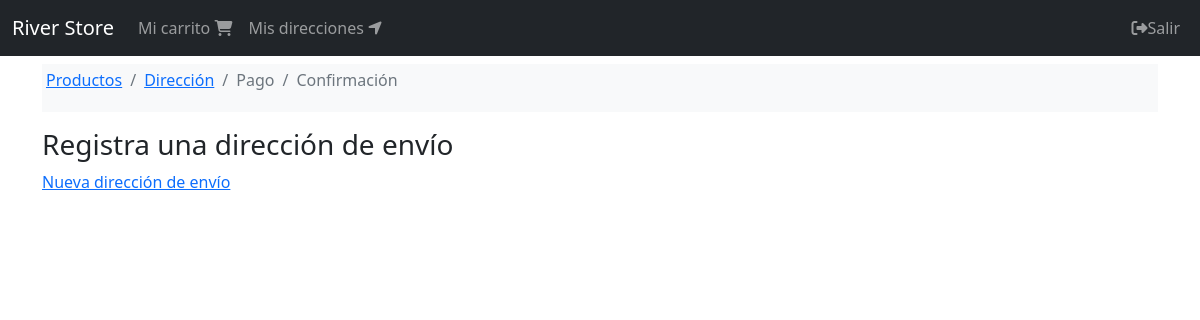
The page /orden/direccion (signed in) on the database as committed earlier.
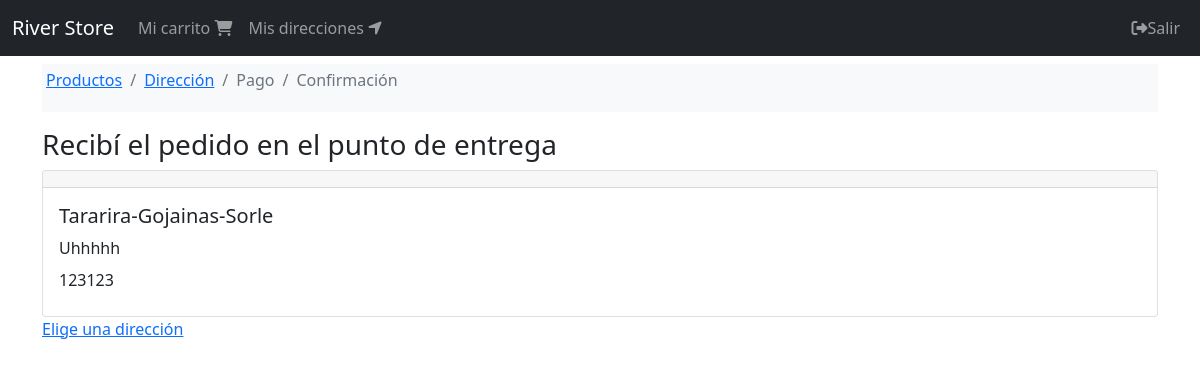
The same page on the database as committed later.
### shipping_addresses/models.py (models this page shows, shortened)
class ShippingAddress(models.Model):
    user = models.ForeignKey(User, null=False, blank=False, on_delete=models.CASCADE)
    line1 = models.CharField(max_length=200)
    line2 = models.CharField(max_length=200, blank=True)
    city=models.CharField(max_length=100)
    state=models.CharField(max_length=100)
    country=models.CharField(max_length=50)
    reference=models.CharField(max_length=300)
    postal_code=models.CharField(max_length=10, null=False, blank=False)
    default=models.BooleanField(default=False)
    created_at=models.DateTimeField(auto_now_add=True)
    @property
    def address(self):
        return f'{self.city}-{self.state}-{self.country}'

### orders/views.py (the view)
# urls.py: path('direccion', views.address, name='address'),
@login_required(login_url='login')
def address(request):
    cart = get_or_create_cart(request)
    order = get_or_create_order(cart, request)
    shipping_address = order.get_or_set_shipping_address()
    return render(request, 'orders/address.html', {
        'order': order,
        'cart': cart,
        'breadcrumb': breadcrumb(address=True),
        'shipping_address': shipping_address
    })

### carts/models.py (called while the page is built)
def set_cart_id(sender, instance, *args, **kwargs):
    if not instance.cart_id:
        instance.cart_id= str(uuid.uuid4())

    @property
    def order(self):
        return self.order_set.first()

### carts/utils.py (called while the page is built)
def get_or_create_cart(request):
    user = request.user if request.user.is_authenticated else None
    cart_id = request.session.get('cart_id')
    cart = Cart.objects.filter(cart_id = cart_id).first()
    if cart is None:
            cart = Cart.objects.create(user=user)
    if user and cart.user is None:
          cart.user = user
          cart.save()
    request.session['cart_id'] = cart.cart_id
    return cart

### orders/models.py (called while the page is built)
def set_order_id(sender, instance, *args, **kwargs):
    if not instance.order_id:
        instance.order_id = str(uuid.uuid4())

def set_total(sender, instance, *args, **kwargs):
    instance.total = instance.get_total()

    def get_or_set_shipping_address(self):
        if self.shipping_address:
            return self.shipping_address
        shipping_address = self.user.shipping_address
        if shipping_address:
            self.update_shipping_address(shipping_address)
        return shipping_address

### orders/templates/orders/address.html
{% extends 'base.html' %}
{% block breadcrumb %}
{% include 'orders/snippets/breadcrumb.html' %}
{% endblock %}
{% block content %}
<div class="col">
    {% if shipping_address %}
    <div class="h3">
        Recibí el pedido en el punto de entrega
    </div>
    <div>
        {% include 'shipping_addresses/snippets/shipping_address.html' %}
        <a href="{% url 'orders:select_address' %}">Elige una dirección</a>
    </div>
    {% else %}
    <div class="h3">
        Registra una dirección de envío
    </div>
    <div>
        {% url 'orders:address' as next_url %}
        <a href="{% url 'shipping_addresses:create' %}?next={{ next_url }}">Nueva dirección de envío</a>
    </div>
    {% endif %}
</div>
{% endblock %}

### shipping_addresses/templates/shipping_addresses/snippets/shipping_address.html (shortened to what this page needs)
<div class="card">
    <h5 class="card-header"></h5>
    <div class="card-body">
        <h5 class="card-title">{{ shipping_address.address }}</h5>
        <div class="card-title">{{ shipping_address.reference }}</div>
        <div class="card-title">{{ shipping_address.postal_code }}</div>
    </div>
</div>

Rows that differ between the two databases and show on the page:
added ShippingAddress: address "Tararira-Gojainas-Sorle", reference "Uhhhhh", postal_code "123123"
Other text that changed with them:
text no longer shown: "Registra una dirección de envío Nueva dirección de envío"
text now shown: "Recibí el pedido en el punto de entrega Elige una dirección"
